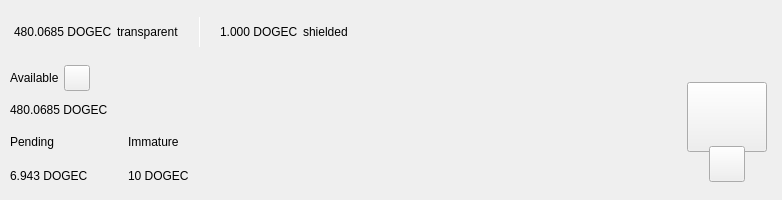
<?xml version="1.0" encoding="UTF-8"?>
<ui version="4.0">
 <class>TopBar</class>
 <widget class="QWidget" name="TopBar">
  <property name="geometry">
   <rect>
    <x>0</x>
    <y>0</y>
    <width>734</width>
    <height>200</height>
   </rect>
  </property>
  <property name="minimumSize">
   <size>
    <width>0</width>
    <height>200</height>
   </size>
  </property>
  <property name="maximumSize">
   <size>
    <width>16777215</width>
    <height>200</height>
   </size>
  </property>
  <property name="windowTitle">
   <string>Form</string>
  </property>
  <layout class="QVBoxLayout" name="verticalLayout_10" stretch="0">
   <property name="spacing">
    <number>0</number>
   </property>
   <property name="leftMargin">
    <number>0</number>
   </property>
   <property name="topMargin">
    <number>0</number>
   </property>
   <property name="rightMargin">
    <number>0</number>
   </property>
   <property name="bottomMargin">
    <number>0</number>
   </property>
   <item>
    <widget class="PFBorderImage" name="containerTop">
     <layout class="QVBoxLayout" name="verticalLayout_11">
      <property name="spacing">
       <number>0</number>
      </property>
      <property name="leftMargin">
       <number>0</number>
      </property>
      <property name="topMargin">
       <number>0</number>
      </property>
      <property name="rightMargin">
       <number>0</number>
      </property>
      <property name="bottomMargin">
       <number>0</number>
      </property>
      <item>
       <widget class="QWidget" name="top_container_2" native="true">
        <property name="minimumSize">
         <size>
          <width>0</width>
          <height>65</height>
         </size>
        </property>
        <layout class="QHBoxLayout" name="top_container">
         <property name="spacing">
          <number>0</number>
         </property>
         <property name="leftMargin">
          <number>14</number>
         </property>
         <property name="topMargin">
          <number>0</number>
         </property>
         <property name="rightMargin">
          <number>14</number>
         </property>
         <property name="bottomMargin">
          <number>0</number>
         </property>
         <item alignment="Qt::AlignVCenter">
          <widget class="QWidget" name="widgetTopAmount" native="true">
           <property name="sizePolicy">
            <sizepolicy hsizetype="Preferred" vsizetype="Maximum">
             <horstretch>0</horstretch>
             <verstretch>0</verstretch>
            </sizepolicy>
           </property>
           <layout class="QHBoxLayout" name="horizontalLayout_5">
            <property name="spacing">
             <number>5</number>
            </property>
            <property name="leftMargin">
             <number>0</number>
            </property>
            <property name="topMargin">
             <number>0</number>
            </property>
            <property name="rightMargin">
             <number>0</number>
            </property>
            <property name="bottomMargin">
             <number>0</number>
            </property>
            <item alignment="Qt::AlignTop">
             <widget class="QLabel" name="labelAmountTopDogeCash">
              <property name="minimumSize">
               <size>
                <width>0</width>
                <height>36</height>
               </size>
              </property>
              <property name="styleSheet">
               <string notr="true">padding:0px;margin:0px;</string>
              </property>
              <property name="text">
               <string notr="true">480.0685 DOGEC</string>
              </property>
             </widget>
            </item>
            <item>
             <widget class="QLabel" name="labelTrans">
              <property name="text">
               <string>transparent</string>
              </property>
             </widget>
            </item>
            <item>
             <spacer name="horizontalSpacer_11">
              <property name="orientation">
               <enum>Qt::Horizontal</enum>
              </property>
              <property name="sizeType">
               <enum>QSizePolicy::Fixed</enum>
              </property>
              <property name="sizeHint" stdset="0">
               <size>
                <width>15</width>
                <height>20</height>
               </size>
              </property>
             </spacer>
            </item>
            <item alignment="Qt::AlignVCenter">
             <widget class="QLabel" name="typeSpacerTop">
              <property name="minimumSize">
               <size>
                <width>1</width>
                <height>30</height>
               </size>
              </property>
              <property name="maximumSize">
               <size>
                <width>1</width>
                <height>30</height>
               </size>
              </property>
              <property name="styleSheet">
               <string notr="true">background-color:white;
padding:0px;
border:none;</string>
              </property>
              <property name="text">
               <string/>
              </property>
             </widget>
            </item>
            <item>
             <spacer name="horizontalSpacer_12">
              <property name="orientation">
               <enum>Qt::Horizontal</enum>
              </property>
              <property name="sizeType">
               <enum>QSizePolicy::Fixed</enum>
              </property>
              <property name="sizeHint" stdset="0">
               <size>
                <width>15</width>
                <height>20</height>
               </size>
              </property>
             </spacer>
            </item>
            <item alignment="Qt::AlignTop">
             <widget class="QLabel" name="labelAmountTopShieldedDogeCash">
              <property name="minimumSize">
               <size>
                <width>0</width>
                <height>36</height>
               </size>
              </property>
              <property name="text">
               <string notr="true">1.000 DOGEC</string>
              </property>
             </widget>
            </item>
            <item>
             <widget class="QLabel" name="labelShield">
              <property name="text">
               <string>shielded</string>
              </property>
             </widget>
            </item>
           </layout>
          </widget>
         </item>
         <item>
          <spacer name="horizontalSpacer">
           <property name="orientation">
            <enum>Qt::Horizontal</enum>
           </property>
           <property name="sizeHint" stdset="0">
            <size>
             <width>40</width>
             <height>20</height>
            </size>
           </property>
          </spacer>
         </item>
         <item>
          <layout class="QHBoxLayout" name="horizontalLayout_4">
           <property name="spacing">
            <number>12</number>
           </property>
           <property name="rightMargin">
            <number>0</number>
           </property>
           <item alignment="Qt::AlignRight">
            <widget class="QWidget" name="layoutSync" native="true">
             <property name="minimumSize">
              <size>
               <width>0</width>
               <height>36</height>
              </size>
             </property>
             <property name="maximumSize">
              <size>
               <width>16777215</width>
               <height>36</height>
              </size>
             </property>
             <layout class="QVBoxLayout" name="verticalLayout_9">
              <property name="leftMargin">
               <number>0</number>
              </property>
              <property name="topMargin">
               <number>0</number>
              </property>
              <property name="rightMargin">
               <number>0</number>
              </property>
              <property name="bottomMargin">
               <number>0</number>
              </property>
              <item>
               <widget class="ExpandableButton" name="pushButtonSync" native="true">
                <property name="minimumSize">
                 <size>
                  <width>36</width>
                  <height>36</height>
                 </size>
                </property>
                <property name="maximumSize">
                 <size>
                  <width>16777215</width>
                  <height>36</height>
                 </size>
                </property>
               </widget>
              </item>
             </layout>
            </widget>
           </item>
           <item>
            <widget class="ExpandableButton" name="pushButtonHDUpgrade" native="true">
             <property name="minimumSize">
              <size>
               <width>36</width>
               <height>36</height>
              </size>
             </property>
            </widget>
           </item>
           <item>
            <widget class="ExpandableButton" name="pushButtonStack" native="true">
             <property name="minimumSize">
              <size>
               <width>36</width>
               <height>36</height>
              </size>
             </property>
            </widget>
           </item>
           <item>
            <widget class="ExpandableButton" name="pushButtonColdStaking" native="true">
             <property name="minimumSize">
              <size>
               <width>36</width>
               <height>36</height>
              </size>
             </property>
            </widget>
           </item>
           <item>
            <widget class="ExpandableButton" name="pushButtonConnection" native="true">
             <property name="minimumSize">
              <size>
               <width>36</width>
               <height>36</height>
              </size>
             </property>
            </widget>
           </item>
           <item>
            <widget class="ExpandableButton" name="pushButtonTor" native="true">
             <property name="minimumSize">
              <size>
               <width>36</width>
               <height>36</height>
              </size>
             </property>
            </widget>
           </item>
           <item>
            <widget class="ExpandableButton" name="pushButtonLock" native="true">
             <property name="sizePolicy">
              <sizepolicy hsizetype="Expanding" vsizetype="Expanding">
               <horstretch>0</horstretch>
               <verstretch>0</verstretch>
              </sizepolicy>
             </property>
             <property name="minimumSize">
              <size>
               <width>36</width>
               <height>0</height>
              </size>
             </property>
            </widget>
           </item>
           <item>
            <widget class="ExpandableButton" name="pushButtonTheme" native="true">
             <property name="minimumSize">
              <size>
               <width>36</width>
               <height>36</height>
              </size>
             </property>
             <property name="maximumSize">
              <size>
               <width>16777215</width>
               <height>36</height>
              </size>
             </property>
            </widget>
           </item>
           <item>
            <widget class="ExpandableButton" name="pushButtonFAQ" native="true">
             <property name="minimumSize">
              <size>
               <width>36</width>
               <height>36</height>
              </size>
             </property>
            </widget>
           </item>
          </layout>
         </item>
        </layout>
       </widget>
      </item>
      <item>
       <widget class="QWidget" name="bottom_container" native="true">
        <property name="minimumSize">
         <size>
          <width>0</width>
          <height>135</height>
         </size>
        </property>
        <layout class="QHBoxLayout" name="botton_container">
         <property name="leftMargin">
          <number>10</number>
         </property>
         <property name="topMargin">
          <number>0</number>
         </property>
         <property name="rightMargin">
          <number>10</number>
         </property>
         <property name="bottomMargin">
          <number>10</number>
         </property>
         <item>
          <layout class="QVBoxLayout" name="verticalLayout_7">
           <property name="spacing">
            <number>0</number>
           </property>
           <property name="leftMargin">
            <number>0</number>
           </property>
           <property name="rightMargin">
            <number>30</number>
           </property>
           <item>
            <layout class="QVBoxLayout" name="verticalLayout_2">
             <item>
              <layout class="QHBoxLayout" name="horizontalLayoutContainerAvailable">
               <property name="spacing">
                <number>5</number>
               </property>
               <item>
                <widget class="QLabel" name="labelTitle1">
                 <property name="text">
                  <string>Available</string>
                 </property>
                </widget>
               </item>
               <item>
                <widget class="QPushButton" name="pushButtonBalanceInfo">
                 <property name="minimumSize">
                  <size>
                   <width>26</width>
                   <height>26</height>
                  </size>
                 </property>
                 <property name="maximumSize">
                  <size>
                   <width>26</width>
                   <height>26</height>
                  </size>
                 </property>
                 <property name="mouseTracking">
                  <bool>true</bool>
                 </property>
                 <property name="focusPolicy">
                  <enum>Qt::NoFocus</enum>
                 </property>
                 <property name="text">
                  <string notr="true"/>
                 </property>
                 <property name="iconSize">
                  <size>
                   <width>24</width>
                   <height>24</height>
                  </size>
                 </property>
                 <property name="shortcut">
                  <string notr="true"/>
                 </property>
                </widget>
               </item>
               <item>
                <spacer name="horizontalSpacer_4">
                 <property name="orientation">
                  <enum>Qt::Horizontal</enum>
                 </property>
                 <property name="sizeType">
                  <enum>QSizePolicy::MinimumExpanding</enum>
                 </property>
                 <property name="sizeHint" stdset="0">
                  <size>
                   <width>20</width>
                   <height>20</height>
                  </size>
                 </property>
                </spacer>
               </item>
              </layout>
             </item>
             <item>
              <widget class="QLabel" name="labelAmountDogeCash">
               <property name="text">
                <string notr="true">480.0685 DOGEC</string>
               </property>
              </widget>
             </item>
            </layout>
           </item>
           <item>
            <widget class="QWidget" name="container_imm_pend" native="true">
             <layout class="QHBoxLayout" name="horizontalLayout_2">
              <property name="spacing">
               <number>0</number>
              </property>
              <property name="leftMargin">
               <number>0</number>
              </property>
              <property name="topMargin">
               <number>0</number>
              </property>
              <property name="rightMargin">
               <number>0</number>
              </property>
              <property name="bottomMargin">
               <number>0</number>
              </property>
              <item alignment="Qt::AlignLeft">
               <widget class="QWidget" name="container_pending" native="true">
                <property name="sizePolicy">
                 <sizepolicy hsizetype="Minimum" vsizetype="Preferred">
                  <horstretch>0</horstretch>
                  <verstretch>0</verstretch>
                 </sizepolicy>
                </property>
                <layout class="QVBoxLayout" name="verticalLayout_3">
                 <property name="leftMargin">
                  <number>0</number>
                 </property>
                 <property name="topMargin">
                  <number>0</number>
                 </property>
                 <property name="rightMargin">
                  <number>0</number>
                 </property>
                 <property name="bottomMargin">
                  <number>0</number>
                 </property>
                 <item>
                  <widget class="QLabel" name="labelTitle3">
                   <property name="text">
                    <string>Pending</string>
                   </property>
                  </widget>
                 </item>
                 <item>
                  <widget class="QLabel" name="labelPendingDogeCash">
                   <property name="text">
                    <string notr="true">6.943 DOGEC</string>
                   </property>
                  </widget>
                 </item>
                </layout>
               </widget>
              </item>
              <item>
               <spacer name="horizontalSpacer_3">
                <property name="orientation">
                 <enum>Qt::Horizontal</enum>
                </property>
                <property name="sizeType">
                 <enum>QSizePolicy::Fixed</enum>
                </property>
                <property name="sizeHint" stdset="0">
                 <size>
                  <width>40</width>
                  <height>20</height>
                 </size>
                </property>
               </spacer>
              </item>
              <item alignment="Qt::AlignLeft">
               <widget class="QWidget" name="container_immature" native="true">
                <property name="sizePolicy">
                 <sizepolicy hsizetype="Minimum" vsizetype="Preferred">
                  <horstretch>0</horstretch>
                  <verstretch>0</verstretch>
                 </sizepolicy>
                </property>
                <layout class="QVBoxLayout" name="verticalLayout_4">
                 <property name="leftMargin">
                  <number>0</number>
                 </property>
                 <property name="topMargin">
                  <number>0</number>
                 </property>
                 <property name="rightMargin">
                  <number>0</number>
                 </property>
                 <property name="bottomMargin">
                  <number>0</number>
                 </property>
                 <item>
                  <widget class="QLabel" name="labelTitle4">
                   <property name="text">
                    <string>Immature</string>
                   </property>
                  </widget>
                 </item>
                 <item>
                  <widget class="QLabel" name="labelImmatureDogeCash">
                   <property name="text">
                    <string notr="true">10 DOGEC</string>
                   </property>
                  </widget>
                 </item>
                </layout>
               </widget>
              </item>
              <item>
               <spacer name="horizontalSpacer_5">
                <property name="orientation">
                 <enum>Qt::Horizontal</enum>
                </property>
                <property name="sizeHint" stdset="0">
                 <size>
                  <width>40</width>
                  <height>20</height>
                 </size>
                </property>
               </spacer>
              </item>
             </layout>
            </widget>
           </item>
          </layout>
         </item>
         <item>
          <spacer name="horizontalSpacer_2">
           <property name="orientation">
            <enum>Qt::Horizontal</enum>
           </property>
           <property name="sizeHint" stdset="0">
            <size>
             <width>40</width>
             <height>20</height>
            </size>
           </property>
          </spacer>
         </item>
         <item alignment="Qt::AlignHCenter|Qt::AlignVCenter">
          <widget class="QWidget" name="qrContainer" native="true">
           <property name="sizePolicy">
            <sizepolicy hsizetype="Preferred" vsizetype="Minimum">
             <horstretch>0</horstretch>
             <verstretch>0</verstretch>
            </sizepolicy>
           </property>
           <property name="minimumSize">
            <size>
             <width>90</width>
             <height>110</height>
            </size>
           </property>
           <property name="maximumSize">
            <size>
             <width>90</width>
             <height>110</height>
            </size>
           </property>
           <layout class="QVBoxLayout" name="containerQR">
            <property name="spacing">
             <number>0</number>
            </property>
            <property name="leftMargin">
             <number>5</number>
            </property>
            <property name="topMargin">
             <number>10</number>
            </property>
            <property name="rightMargin">
             <number>5</number>
            </property>
            <property name="bottomMargin">
             <number>0</number>
            </property>
            <item>
             <widget class="QPushButton" name="btnQr">
              <property name="minimumSize">
               <size>
                <width>70</width>
                <height>70</height>
               </size>
              </property>
              <property name="maximumSize">
               <size>
                <width>16777215</width>
                <height>70</height>
               </size>
              </property>
              <property name="focusPolicy">
               <enum>Qt::NoFocus</enum>
              </property>
              <property name="text">
               <string/>
              </property>
              <property name="iconSize">
               <size>
                <width>70</width>
                <height>70</height>
               </size>
              </property>
             </widget>
            </item>
            <item>
             <spacer name="verticalSpacer">
              <property name="orientation">
               <enum>Qt::Vertical</enum>
              </property>
              <property name="sizeType">
               <enum>QSizePolicy::Fixed</enum>
              </property>
              <property name="sizeHint" stdset="0">
               <size>
                <width>20</width>
                <height>20</height>
               </size>
              </property>
             </spacer>
            </item>
            <item alignment="Qt::AlignHCenter|Qt::AlignBottom">
             <widget class="QPushButton" name="pushButtonQR">
              <property name="minimumSize">
               <size>
                <width>36</width>
                <height>36</height>
               </size>
              </property>
              <property name="maximumSize">
               <size>
                <width>36</width>
                <height>36</height>
               </size>
              </property>
              <property name="focusPolicy">
               <enum>Qt::NoFocus</enum>
              </property>
              <property name="text">
               <string/>
              </property>
             </widget>
            </item>
           </layout>
          </widget>
         </item>
        </layout>
       </widget>
      </item>
     </layout>
    </widget>
   </item>
  </layout>
 </widget>
 <customwidgets>
  <customwidget>
   <class>ExpandableButton</class>
   <extends>QWidget</extends>
   <header>qt/dogecash/expandablebutton.h</header>
   <container>1</container>
  </customwidget>
  <customwidget>
   <class>PFBorderImage</class>
   <extends>QFrame</extends>
   <header>qt/dogecash/pfborderimage.h</header>
   <container>1</container>
  </customwidget>
 </customwidgets>
 <resources/>
 <connections/>
</ui>
